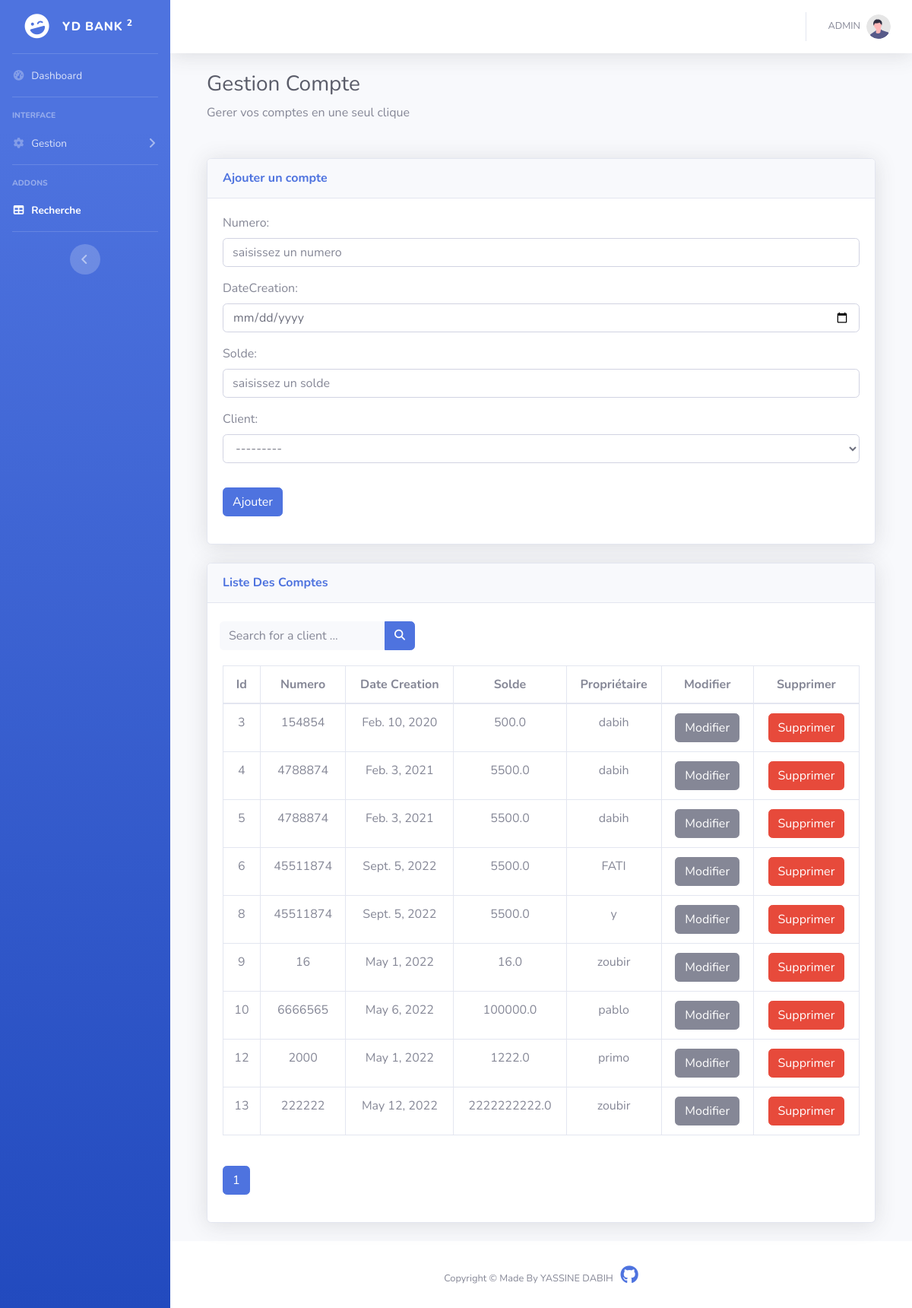
/compte (signed in), run on the app's committed database.
### dabih_yassine/models.py (models this page shows, shortened)
class Compte(models.Model):
    numero = models.IntegerField(unique=True)
    dateCreation =models.DateField()
    solde= models.FloatField()
    client = models.ForeignKey(Client,on_delete=models.CASCADE,related_name="cl")

class Client(models.Model):
    code = models.AutoField(primary_key=True,auto_created=True)
    nom=models.CharField(max_length=255)
    prenom=models.CharField(max_length=255)
    def __str__(self):
        return f"code = {self.code} nom = {self.nom}  prenom = {self.prenom} "

### dabih_yassine/views.py (the view)
# urls.py: path('compte', views.comptes_list , name='compte'),
def comptes_list(request):
    if not request.user.is_authenticated:
        return redirect('login')
    comptes = Compte.objects.all()
    p = Paginator(comptes, 10)
    page_number = request.GET.get('page',1)
    print("nombre de page -> {}".format(p.num_pages)) ## nbre pages
    try:
        page_obj = p.get_page(page_number)
    except PageNotAnInteger:
        page_obj = p.page(1)
    except EmptyPage:
         page_obj = p.page(1)
    context = {'items': page_obj}
    compteForm = CompteForm()
    context2 = {'items_forms': compteForm}
    return render(request, "compte.html", {'context': context, 'context2': context2})

### dabih_yassine/templates/compte.html (shortened to what this page needs)
{% extends 'squelette.html'%}
{%block content %}
                <div class="container-fluid">
                    <h1 class="h3 mb-2 text-gray-800">Gestion Compte</h1>
                    <p class="mb-4">Gerer vos comptes en une seul clique </p>
                    <br>
                     <div class="card shadow mb-4">
                                <div class="card-header py-3">
                                    <h6 class="m-0 font-weight-bold text-primary">Ajouter un compte</h6>
                                </div>
                                <div class="card-body">
                                    <div class="form-group">
                                        <form method="POST" action="{%url 'compte_forms_add'%}">
                                                {{ context2.items_forms.as_p }}
                                            <button type="submit" class="btn btn-primary mt-3">Ajouter</button>
                                        </form>
                                    </div>
                                </div>
                     </div>
                    <div class="card shadow mb-4">
                        <div class="card-header py-3">
                            <h6 class="m-0 font-weight-bold text-primary">Liste Des Comptes</h6>
                        </div>
                                 <br>
                         <form method="post" action="{% url 'compte_search' %}"
                    class="d-none d-sm-inline-block form-inline mr-auto ml-md-3 my-2 my-md-0 mw-100 navbar-search">
                    <div class="input-group">
                        <input type="text" class="form-control bg-light border-0 small" placeholder="Search for a client ..."
                            aria-label="Search" aria-describedby="basic-addon2" name="nom">
                        <div class="input-group-append">
                            <button class="btn btn-primary" type="submit">
                                <i class="fas fa-search fa-sm"></i>
                            </button>
                        </div>
                    </div>
                </form>
                        <div class="card-body">
                            <div class="table-responsive">
                                <table class="table table-bordered" id="dataTabl" width="100%" cellspacing="0" style="text-align:center;">
                                    <thead>
                                        <tr>
                                            <th>Id</th>
                                            <th>Numero</th>
                                            <th>Date Creation</th>
                                            <th>Solde</th>
                                            <th>Propriétaire</th>
                                            <th>Modifier</th>
                                            <th>Supprimer</th>
                                        </tr>
                                    </thead>
                                    <tbody>
                                    {% for m in context.items %}
                                        <tr>
                                            <td>{{m.id}}</td>
                                            <td>{{m.numero}}</td>
                                            <td>{{m.dateCreation}}</td>
                                            <td>{{m.solde}}</td>
                                            <td>{{m.client.nom}}</td>
                                            <td> <a href="#" class="btn btn-secondary btn-icon-split">
                                                <span class="text">Modifier</span>
                                            </a></td>
                                            <td><a href="/compte/{{m.id}}" class="btn btn-danger btn-icon-split" onclick="return confirm('voulez vous vraiment supprimer ce compte ?');">
                                                <span class="text">Supprimer</span>
                                            </a></td>
                                        </tr>
                                         {%endfor%}
                                    </tbody>
                                </table>
                            </div>
                            <br>
                            <nav aria-label="Page navigation example">
              <ul class="pagination">
                  {% if context.items.number != null %}
                <li class="page-item active"><a class="page-link" href="?page={{ context.items.number }}">{{ context.items.number }}</a></li>
                  {% endif %}
              </ul>
            </nav>
                        </div>
                    </div>
                </div>
{% endblock %}

### dabih_yassine/templates/includes/navbar.html (shortened to what this page needs)
 <nav class="navbar navbar-expand navbar-light bg-white topbar mb-4 static-top shadow">
                    {% load static %}
                    <ul class="navbar-nav ml-auto">
                        <li class="nav-item dropdown no-arrow">
                            <a class="nav-link dropdown-toggle" href="#" id="userDropdown" role="button"
                                data-toggle="dropdown" aria-haspopup="true" aria-expanded="false">
                                <span class="mr-2 d-none d-lg-inline text-gray-600 small">{{ user.username |upper }}</span>
                                <img class="img-profile rounded-circle"
                                    src="{% static 'image/undraw_profile.svg' %}">
                            </a>
                        </li>
                    </ul>
                </nav>

### data on the page
Compte: id "3", numero "154854", dateCreation "Feb. 10, 2020", solde "500.0", client.nom "dabih"
Compte: id "4", numero "4788874", dateCreation "Feb. 3, 2021", solde "5500.0", client.nom "dabih"
Compte: id "5", numero "4788874", dateCreation "Feb. 3, 2021", solde "5500.0", client.nom "dabih"
Compte: id "6", numero "45511874", dateCreation "Sept. 5, 2022", solde "5500.0", client.nom "FATI"
Compte: id "8", numero "45511874", dateCreation "Sept. 5, 2022", solde "5500.0", client.nom "y"
Compte: id "9", numero "16", dateCreation "May 1, 2022", solde "16.0", client.nom "zoubir"
Compte: id "10", numero "6666565", dateCreation "May 6, 2022", solde "100000.0", client.nom "pablo"
Compte: id "12", numero "2000", dateCreation "May 1, 2022", solde "1222.0", client.nom "primo"
Compte: id "13", numero "222222", dateCreation "May 12, 2022", solde "2222222222.0", client.nom "zoubir"

### other printed values
{{ user.username |upper }} "ADMIN"
{{ context.items.number }} "1"
